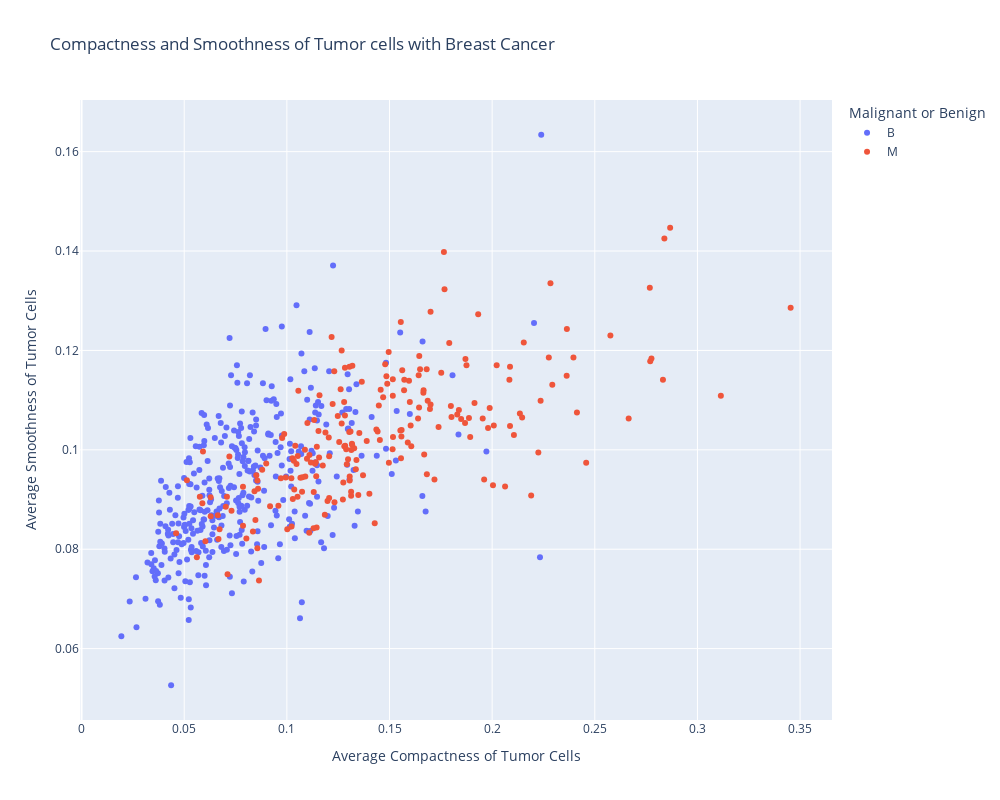

Notebook source saved alongside this figure:
### Code cell
fig = px.scatter(x=df["x.compactness_mean"], y=df["x.smoothness_mean"],
                 width=1000, height=800,
                 color=df.y,
                 labels={"x": "Average Compactness of Tumor Cells",
                         "y": "Average Smoothness of Tumor Cells",
                         "color": "Malignant or Benign"},
                 title="Compactness and Smoothness of Tumor cells with Breast Cancer")
fig.show()

### Figure 1 — Plotly figure (JSON) as saved in the notebook; plotly's stock layout.template omitted (floating-point values rounded to 4 significant figures; data arrays with more than 128 entries replaced by an {"elided": "..."} marker saying what was removed)
{"data": [{"hovertemplate": "Malignant or Benign=B<br>Average Compactness of Tumor Cells=%{x}<br>Average Smoothness of Tumor Cells=%{y}<extra></extra>", "legendgroup": "B", "marker": {"color": "#636efa", "symbol": "circle"}, "mode": "markers", "name": "B", "orientation": "v", "showlegend": true, "x": {"elided": "357 float values"}, "xaxis": "x", "y": {"elided": "357 float values"}, "yaxis": "y", "type": "scatter"}, {"hovertemplate": "Malignant or Benign=M<br>Average Compactness of Tumor Cells=%{x}<br>Average Smoothness of Tumor Cells=%{y}<extra></extra>", "legendgroup": "M", "marker": {"color": "#EF553B", "symbol": "circle"}, "mode": "markers", "name": "M", "orientation": "v", "showlegend": true, "x": {"elided": "212 float values"}, "xaxis": "x", "y": {"elided": "212 float values"}, "yaxis": "y", "type": "scatter"}], "layout": {"xaxis": {"anchor": "y", "domain": [0.0, 1.0], "title": {"text": "Average Compactness of Tumor Cells"}}, "yaxis": {"anchor": "x", "domain": [0.0, 1.0], "title": {"text": "Average Smoothness of Tumor Cells"}}, "legend": {"title": {"text": "Malignant or Benign"}, "tracegroupgap": 0}, "title": {"text": "Compactness and Smoothness of Tumor cells with Breast Cancer"}, "height": 800, "width": 1000}}
